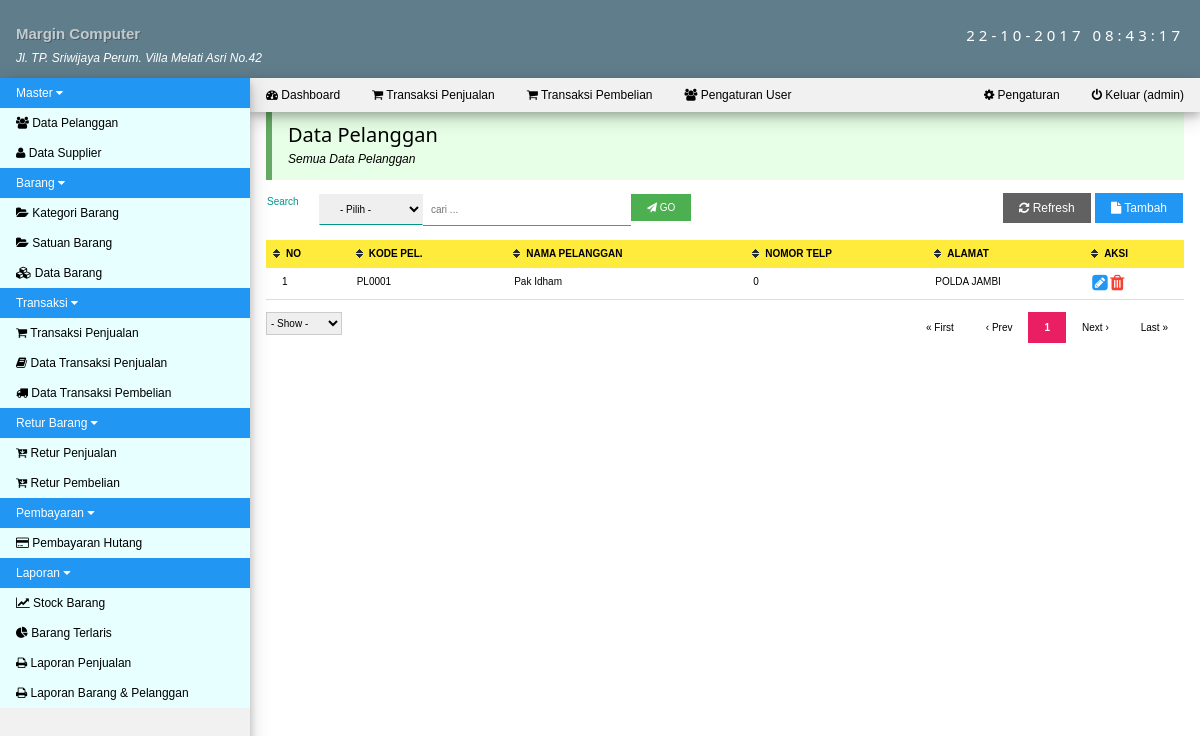
/med.php?mod=pelanggan (signed in), run on the app's committed database.
### tables this page shows
CREATE TABLE IF NOT EXISTS `menu` (
  `id_menu` int(11) NOT NULL AUTO_INCREMENT,
  `nama_menu` varchar(50) NOT NULL,
  `posisi` int(11) NOT NULL,
  PRIMARY KEY (`id_menu`)
);

CREATE TABLE IF NOT EXISTS `modul` (
  `id_modul` int(11) NOT NULL AUTO_INCREMENT,
  `id_menu` int(11) NOT NULL,
  `nama_modul` varchar(150) NOT NULL,
  `link_menu` text NOT NULL,
  `posisi` int(11) NOT NULL,
  `icon_menu` varchar(150) NOT NULL,
  PRIMARY KEY (`id_modul`)
);

CREATE TABLE IF NOT EXISTS `tb_pelanggan` (
  `kode_pelanggan` varchar(20) NOT NULL,
  `nama_pelanggan` varchar(50) NOT NULL,
  `nomor_telp` varchar(50) NOT NULL,
  `alamat` text NOT NULL,
  PRIMARY KEY (`kode_pelanggan`)
);

### session.php (called while the page is built, shortened)
<?php
	$HEAD = array();
	$sqlhead = mysql_query("SELECT * FROM tb_pengaturan");
	while ($p = mysql_fetch_assoc($sqlhead)) {
		$HEAD[$p['nama_peng']] = $p['val_peng'];
	}
?>

### med.php (the view, shortened to what this page needs)
<?php
    include"session.php";
?>
<!DOCTYPE html>
<html>
<head>
    <link rel="stylesheet" href="css/w3.css">
    <link rel="stylesheet" href="css/font-awesome.min.css">
    <link rel="stylesheet" href="js/jquery-ui/jquery-ui.css">
    <link rel="stylesheet" type="text/css" href="css/pace.css">
</head>
<body>
<div class="w3-top">
<div class="w3-row w3-blue-grey w3-padding">
  <div class="w3-half" style="margin:15px 0 2px 0;"><b class='w3-text-shadow w3-text-bold w3-opacity'><?php echo isset($HEAD['AD_NAMA_USAHA']) ? $HEAD['AD_NAMA_USAHA'] : 'NAMA USAHA ANDA'; ?></b><br><i style="font-size:12px;"><?php echo isset($HEAD['AD_ALAMAT_USAHA']) ? $HEAD['AD_ALAMAT_USAHA'] : 'ALAMAT USAHA ANDA'; ?></i></div>
  <div class="w3-half w3-margin-top w3-wide w3-hide-medium w3-hide-small"><div class="w3-right"><?php echo date('d-m-Y H:i:s'); ?></div></div>
</div>
<nav id="left-nav" class="w3-sidenav w3-small w3-light-grey w3-card-4" style="width:250px;">
  <div id="menuTut" class="myMenu w3-accordion">
    <?php
        $sql_menu = mysql_query("SELECT * FROM menu ORDER BY posisi ASC") or die(mysql_error());
        while ($mn = mysql_fetch_assoc($sql_menu)) {
            echo"<button onclick=\"myFunction('".$mn['id_menu']."')\" class=\"w3-padding-hor-16 w3-btn-block w3-left-align w3-blue\"> $mn[nama_menu] <i class=\"fa fa-caret-down\"></i></button>
            <div id=\"$mn[id_menu]\" class=\"w3-accordion-content w3-pale-blue w3-show\">";
            $sql_sub = mysql_query("SELECT * FROM modul
                WHERE id_menu = '$mn[id_menu]' ORDER BY posisi ASC") or die(mysql_error());
            while ($sm = mysql_fetch_assoc($sql_sub)) {
                echo"<a href=\"$sm[link_menu]\"><i class=\"$sm[icon_menu]\"></i> $sm[nama_modul]</a>";
            }
            echo"</div>";
        }
    ?>
    <br>
    <br>
    <br>
    <br>
    <br>
    <br>
    <br>
  </div>
</nav>
    <div style="margin-left:250px;">
        <ul class="w3-navbar w3-light-grey w3-small w3-card-4">
          <li><a class="w3-hover-black w3-padding-10" href="index.php"><i class="fa fa-dashboard"></i> Dashboard</a></li>
          <li><a class="w3-hover-black w3-padding-10" href="med.php?mod=penjualan"><i class="fa fa-shopping-cart"></i> Transaksi Penjualan</a></li>
          <li><a class="w3-hover-black w3-padding-10" href="med.php?mod=pembelian&act=form"><i class="fa fa-shopping-cart"></i> Transaksi Pembelian</a></li>
          <li><a class="w3-hover-black w3-padding-10" href="med.php?mod=user"><i class="fa fa-group"></i> Pengaturan User</a></li>
          <li class="w3-right"><a class="w3-hover-black w3-padding-10" href="logout.php" onclick="return confirm('Yakin ingin keluar');"><i class="fa fa-power-off"></i> Keluar (<?php echo $_SESSION['login_user']; ?>)</a></li>
          <li class="w3-right"><a class="w3-hover-black w3-padding-10" href="med.php?mod=pengaturan&act=aps"><i class="fa fa-cog"></i> Pengaturan</a></li>
        </ul>
    </div>
</div>
<div style="margin-left:250px;">
    <div id="main" class="w3-container" style="margin-top:110px">
        <?php include"content.php"; ?>
        <br>
    </div>
</div>
</body>
</html>

### mod/pelanggan/pelanggan.php (shortened to what this page needs)
<?php
	$linkaksi = 'med.php?mod=pelanggan';
	if(isset($_GET['act']))
	{
		$act = $_GET['act'];
		$linkaksi .= '&act='.$act;
	}
	else
	{
		$act = '';
	}
	$aksi = 'mod/pelanggan/act_pelanggan.php';
	switch ($act) {
						?>
			<?php
		default :
			echo"<div class='w3-container w3-small w3-pale-green w3-leftbar w3-border-green'>
				<h4 style='margin-bottom:0;padding-bottom:0;'>Data Pelanggan</h4>
				<p style='margin-top:0;padding-top:0;'><i>Semua Data Pelanggan</i></p>
			</div>";
			echo"<table style='margin-top:12px;'>
				<tr>
					<td>
						<form class='w3-tiny' action='' method='GET'>
							<input type='hidden' name='mod' value='pelanggan'>
							<div class='w3-row'>
								<div class='w3-col s1'>
									<label class='w3-label'>Search</label>
								</div>
								<div class='w3-col s2'>
									<select name='field' class='w3-select w3-padding'>
										<option value=''>- Pilih -</option>
										<option value='nama_pelanggan'>NAMA PELANGGAN</option>
										<option value='nomor_telp'>NOMOR TELP</option>
										<option value='alamat'>ALAMAT</option></select>
								</div>
								<div class='w3-col s4'>
									<input type='text' name='cari' class='w3-input' placeholder='cari ...'>
								</div>
								<div class='w3-col s1'>
									<button type='submit' class='w3-btn w3-tiny'><i class='fa fa-paper-plane'></i> GO</button>
								</div>
							</div>
						</form>
					</td>
					<td align='right'><a href='med.php?mod=pelanggan' class='w3-btn w3-dark-grey w3-small'><i class='fa fa-refresh'></i> Refresh</a>
					<a href='med.php?mod=pelanggan&act=form' class='w3-btn w3-small w3-blue'><i class='fa fa-file'></i> Tambah</a></td>
				</tr>
			</table>";
			echo"<div style='margin-top:12px;margin-bottom:12px;'>
			<table class='w3-table w3-striped w3-bordered w3-tiny w3-hoverable tbl'>
				<thead>
					<tr class='w3-yellow'>
						<th>NO</th>
						<th>KODE PEL.</th>
						<th>NAMA PELANGGAN</th>
						<th>NOMOR TELP</th>
						<th>ALAMAT</th>
						<th>AKSI</th>
					</tr>
				</thead>
				<tbody>";
				$p      = new Paging;
				$batas  = 10;
				$posisi = $p->cariPosisi($batas);
				$query = "SELECT * FROM tb_pelanggan ";
				$q 	= "SELECT * FROM tb_pelanggan";
				$query .= " LIMIT $posisi, $batas";
				$q 	.= " ";
				$sql_kul = mysql_query($query);
				$fd_kul = mysql_num_rows($sql_kul);
				if($fd_kul > 0)
				{
					$no = $posisi + 1;
					while ($m = mysql_fetch_assoc($sql_kul)) {
						echo"<tr>
							<td>$no</td>
							<td>$m[kode_pelanggan]</td>
							<td>$m[nama_pelanggan]</td>
							<td>$m[nomor_telp]</td>
							<td>$m[alamat]</td>
							<td><a href='med.php?mod=pelanggan&act=form&id=$m[kode_pelanggan]'><i class='fa fa-pencil-square w3-large w3-text-blue'></i></a>
							<a href='$aksi?mod=pelanggan&act=hapus&id=$m[kode_pelanggan]' onclick=\"return confirm('Yakin hapus data');\"><i class='fa fa-trash w3-large w3-text-red'></i></a></td>
						</tr>";
						$no++;
					}
					$jmldata = mysql_num_rows(mysql_query($q));
					$jmlhalaman  = $p->jumlahHalaman($jmldata, $batas);
		    		$linkHalaman = $p->navHalaman($_GET['halaman'], $jmlhalaman, $linkaksi);
				}
				else
				{
					echo"<tr>
						<td colspan='5'><div class='w3-center'><i>Data Pelanggan Not Found.</i></div></td>
					</tr>";
				}
				echo"</tbody>
			</table></div>";
			echo"<div class='w3-row'>
				<div class='w3-col s1'>
					<form class='w3-tiny' action='' method='GET'>
						<input type='hidden' name='mod' value='pelanggan'>";
						echo"<select class='w3-select w3-border' name='show' onchange='submit()'>
							<option value=''>- Show -</option>";
						echo"</select>
					</form>
				</div>
				<div class='w3-col s11'>
					<ul class='w3-pagination w3-right w3-tiny'>
						$linkHalaman
					</ul>
				</div>
			</div>";
		break;
	}
?>

### css/perfect-scrollbar.css (style rules this page uses)
.ps-container { -ms-touch-action: none; touch-action: none; overflow: hidden !important; -ms-overflow-style: none; }

### med.php (style rules this page uses)
.w3-btn { background-color:#4CAF50 ;margin-bottom:4px; }
.tbl th.header { background-image: url(js/table.sorter/themes/blue/bg.gif); cursor: pointer; font-weight: bold; background-repeat: no-repeat; background-position: center left; padding-left: 20px; margin-left: -1px; }
#left-nav { overflow: hidden; }

### data on the page
menu: nama_menu "Master"
modul: nama_modul "Data Pelanggan"
modul: nama_modul "Data Supplier"
menu: nama_menu "Barang"
modul: nama_modul "Kategori Barang"
modul: nama_modul "Satuan Barang"
modul: nama_modul "Data Barang"
menu: nama_menu "Transaksi"
modul: nama_modul "Transaksi Penjualan"
modul: nama_modul "Data Transaksi Penjualan"
modul: nama_modul "Data Transaksi Pembelian"
menu: nama_menu "Retur Barang"
modul: nama_modul "Retur Penjualan"
modul: nama_modul "Retur Pembelian"
menu: nama_menu "Pembayaran"
modul: nama_modul "Pembayaran Hutang"
menu: nama_menu "Laporan"
modul: nama_modul "Stock Barang"
modul: nama_modul "Barang Terlaris"
modul: nama_modul "Laporan Penjualan"
modul: nama_modul "Laporan Barang & Pelanggan"
tb_pelanggan: kode_pelanggan "PL0001", nama_pelanggan "Pak Idham", nomor_telp "0", alamat "POLDA JAMBI"

### other printed values
$HEAD['AD_NAMA_USAHA'] "Margin Computer"
$HEAD['AD_ALAMAT_USAHA'] "Jl. TP. Sriwijaya Perum. Villa Melati Asri No.42"
$_SESSION['login_user'] "admin"
$halaman_aktif "1"
